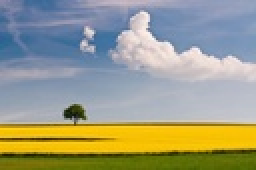
%> input picture tree.jpg, 128 x 85 px, shrunk from 500 x 332 before the run (shown 2 times larger)
$ octave main.m   (GNU Octave 9; MATLAB toolbox functions it lacks are replaced by stand-ins)
%> lines starting %> are read from the running program, lines starting %| are printed output that depends on the picture
%> further down, image is the input picture: size 85x128x3 uint8; mean R, G, B 155.7, 156.8, 133.3
### findSeams.m
function [cropped] = findSeams(image, numSeams, origimage, horiz, eHogSet)
%> called with numSeams = 100, horiz = false, eHogSet = false

origimageCopy = origimage;

if horiz
    image = transpose(image);
    origimage = permute(origimage, [2,1,3]);
    origimageCopy = origimage;
    width = (size(image,2));
    height = (size(image,1));
else
    width = (size(image,2));
%> width = 128
    height = (size(image,1));
%> height = 85
end

dx=[-1, 0, 1];
dy=[-1; 0; 1];

cropped = origimage;

for m = 1:numSeams
    croppedGray = rgb2gray(cropped);
    gx2 = conv2(croppedGray, dx, 'same');
    gy2 = conv2(croppedGray, dy, 'same');
    newMat = abs(gx2)+abs(gy2);
    energyMatrix = computeEnergy(height, width, newMat);


    if eHogSet == true
        newMat2 = eHogMatrix(energyMatrix, newMat, height, width);
        energyMatrix = computeEnergy(height, width, newMat2);
    end


    [mat,indexJMat] = min(energyMatrix, [], 2);

    indexJ = indexJMat(height);
    image(height, indexJ, 1) = 1;
    image(height, indexJ, 2) = 0;
    image(height, indexJ, 3) = 0;
    seam = [height; indexJ];

    for k = indexJ:width-1
        cropped(height, k, :) = cropped(height, k+1, :);
        energyMatrix(height, k) = energyMatrix(height, k+1);
    end

    for sub = 0:(height-2)
        i = height-sub;
        if indexJ == 1
            if energyMatrix(i-1, indexJ) < energyMatrix(i-1, indexJ+1)
                newIndex = [i-1, indexJ];
            else
                newIndex = [i-1, indexJ+1];
            end

        elseif indexJ == width
            if energyMatrix(i-1, indexJ-1) < energyMatrix(i-1, indexJ)
                newIndex = [i-1, indexJ-1];
            else
                newIndex = [i-1, indexJ];
            end
        else
            if energyMatrix(i-1, indexJ-1) < energyMatrix(i-1, indexJ)
                if energyMatrix(i-1, indexJ-1) < energyMatrix(i-1, indexJ+1)
                    newIndex = [i-1, indexJ-1];
                else
                    newIndex = [i-1, indexJ+1];
                end
            else
                if energyMatrix(i-1, indexJ) < energyMatrix(i-1, indexJ+1)
                    newIndex = [i-1, indexJ];
                else
                    newIndex = [i-1, indexJ+1];
                end
            end

        end

        for k = newIndex(2):width-1
            energyMatrix(newIndex(1), k) = energyMatrix(newIndex(1), k+1);
            cropped(newIndex(1), k, :) = cropped(newIndex(1), k+1, :);
        end

        newPix = [newIndex(1); newIndex(2)];
        indexJ = newIndex(2);
        seam = [seam newPix];
        origimageCopy(newIndex(1), newIndex(2), 1) = 1;
        origimageCopy(newIndex(1), newIndex(2), 2) = 0;
        origimageCopy(newIndex(1), newIndex(2), 3) = 0;

    end

    cropped = cropped(:,1:width-1,:);
    %energyMatrix = energyMatrix(:,1:width-1);
    width = width-1;
end
%> this loop made 100 passes
%> pass 1, in findSeams, `gx2 = conv2(croppedGray, dx, 'same');`:
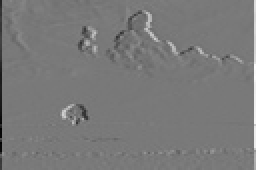
%> gx2: size 85x128 double (shown 2 times larger); min -0.78, max 0.855, mean -0.000954; drawn with min black and max white
%> pass 1, in findSeams, `gy2 = conv2(croppedGray, dy, 'same');`:
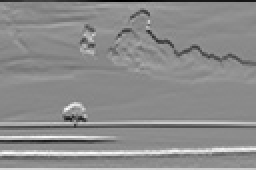
%> gy2: size 85x128 double (shown 2 times larger); min -0.754, max 0.624, mean 0.00285; drawn with min black and max white
%> pass 1, in findSeams, `newMat = abs(gx2)+abs(gy2);`:
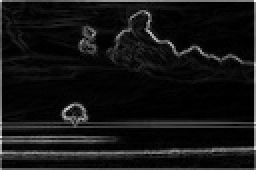
%> newMat: size 85x128 double (shown 2 times larger); min 0, max 1.25, mean 0.0988; drawn with min black and max white
%> pass 1, in findSeams, `energyMatrix = computeEnergy(height, width, newMat);`:
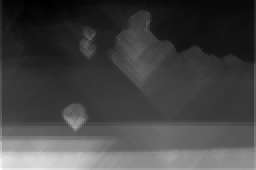
%> energyMatrix: size 85x128 double (shown 2 times larger); min 0.392, max 6.72, mean 2.08; drawn with min black and max white
%> after the loop:
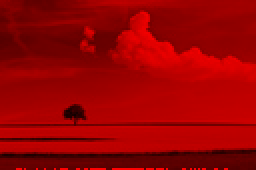
%> image: size 85x128x3 double (shown 2 times larger); mean R, G, B 0.607, 0, 0
%> after the loop:
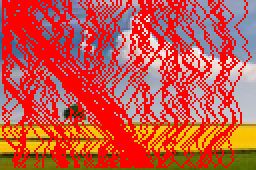
%> origimageCopy: size 85x128x3 double (shown 2 times larger); mean R, G, B 0.799, 0.328, 0.273
%> after the loop, newIndex = [1 17]; width = 28

if horiz
    origimageCopy = permute(origimageCopy, [2,1,3]);
    cropped = permute(cropped, [2,1,3]);
end

figure(4);
imshow(origimageCopy);
figure(5);
imshow(cropped);
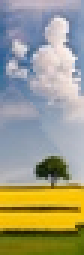
%> displayed picture: size 85x28x3, on the screen's scale of 0 to 255 (shown 3 times larger); mean R, G, B 158.8, 156.4, 131.4

### computeEnergy.m
function [energyMatrix] = computeEnergy(height, width, matrix)

energyMatrix = zeros(height, width);
for i = 1:height
    for j = 1:width

        energyMatrix(i, j) = matrix(i, j);
        if i ~= 1
            if j == 1
                if energyMatrix(i-1, j) < energyMatrix(i-1, j+1)
                    energyMatrix(i, j) = energyMatrix(i, j) + energyMatrix(i-1, j);
                else
                    energyMatrix(i, j) = energyMatrix(i, j) + energyMatrix(i-1, j+1);
                end
            elseif j == width
                if energyMatrix(i-1, j-1) < energyMatrix(i-1, j)
                    energyMatrix(i, j) = energyMatrix(i, j) + energyMatrix(i-1, j-1);
                else
                    energyMatrix(i, j) = energyMatrix(i, j) + energyMatrix(i-1, j);
                end
            else
                if energyMatrix(i-1, j-1) < energyMatrix(i-1, j)
                    if energyMatrix(i-1, j-1) < energyMatrix(i-1, j+1)
                        energyMatrix(i, j) = energyMatrix(i, j) + energyMatrix(i-1, j-1);
                    else
                        energyMatrix(i, j) = energyMatrix(i, j) + energyMatrix(i-1, j+1);
                    end
                else
                    if energyMatrix(i-1, j) < energyMatrix(i-1, j+1)
                        energyMatrix(i, j) = energyMatrix(i, j) + energyMatrix(i-1, j);
                    else
                        energyMatrix(i, j) = energyMatrix(i, j) + energyMatrix(i-1, j+1);
                    end
                end
            end
        end
    end
end

### main.m
clear;

%input desired image file here
image = imread('tree.jpg');

image = im2double(image);
figure(1);
imshow(image);
origimage=image;
image = rgb2gray(image);

%input desired seams to be cropped here
numSeams = 100;

%default seam direction is vertical
%change this to true if desired seam direction is horizontal
horizSeams = false;

%different energy function
eHogFunc = false;

newImage = findSeams(image, numSeams, origimage, horizSeams, eHogFunc);
